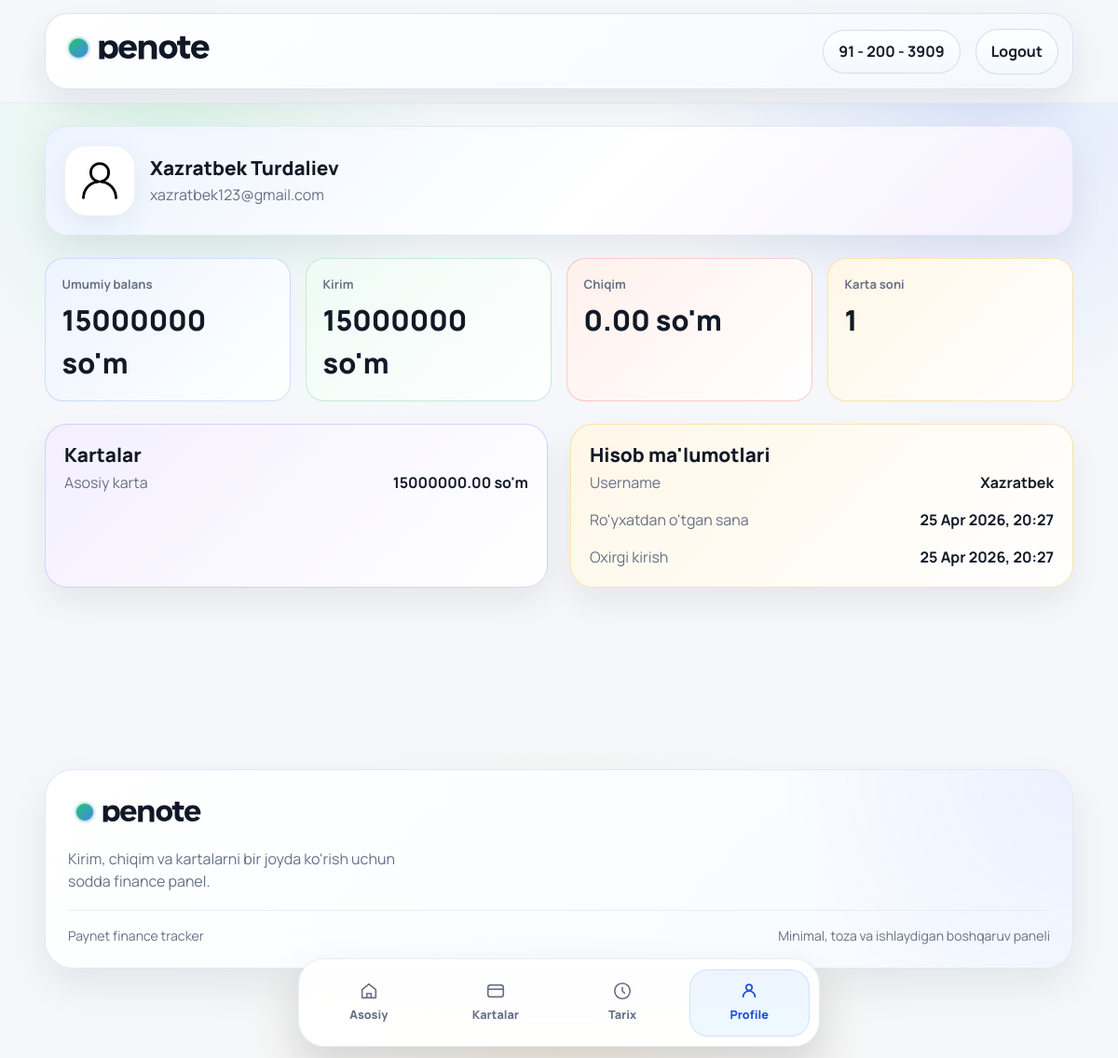
The app's page /accounts/profile/ (signed in) with its own data.
### accounts/models.py (models this page shows, shortened)
class CustomUser(AbstractUser):
    age = models.PositiveSmallIntegerField(null=True, blank=True)
    phone = models.CharField(
        max_length=16,
        null=True,
        blank=True,
        validators=[phone_validator],
        help_text="Enter phone number in international format.",
    )
    class Meta:
        verbose_name = "Custom user"
        verbose_name_plural = "Custom users"
        ordering = ("username",)
    def get_finance_summary(self):
        summary = self.cards.aggregate(
            total_income=Sum("total_income"),
            total_expense=Sum("total_expense"),
            total_balance=Sum("balance"),
        )
        income = summary["total_income"] or Decimal("0.00")
        expense = summary["total_expense"] or Decimal("0.00")
        balance = summary["total_balance"] or Decimal("0.00")
        return {
            "income": income,
            "expense": expense,
            "balance": balance,
            "card_count": self.cards.count(),
        }

### finance/models.py (models this page shows, shortened)
class VirtualCard(models.Model):
    user = models.ForeignKey(
        settings.AUTH_USER_MODEL,
        on_delete=models.CASCADE,
        related_name="cards",
    )
    name = models.CharField(max_length=100, default="Asosiy karta")
    card_number = models.CharField(max_length=16, unique=True, blank=True)
    starting_balance = models.DecimalField(
        max_digits=12,
        decimal_places=2,
        default=STARTING_CARD_BALANCE,
        validators=[MinValueValidator(Decimal("0.00"))],
    )
    balance = models.DecimalField(
        max_digits=12,
        decimal_places=2,
        default=STARTING_CARD_BALANCE,
        validators=[MinValueValidator(Decimal("0.00"))],
    )
    total_income = models.DecimalField(
        max_digits=12,
        decimal_places=2,
        default=Decimal("0.00"),
        validators=[MinValueValidator(Decimal("0.00"))],
    )
    total_expense = models.DecimalField(
        max_digits=12,
        decimal_places=2,
        default=Decimal("0.00"),
        validators=[MinValueValidator(Decimal("0.00"))],
    )
    created_at = models.DateTimeField(auto_now_add=True)
    class Meta:
        ordering = ("created_at",)
    @property
    def current_balance(self):
        return self.balance

### accounts/views.py (the view)
# urls.py: path("profile/", ProfileDetailView.as_view(), name="profile"),
class ProfileDetailView(LoginRequiredMixin, DetailView):
    model = CustomUser
    template_name = "accounts/profile.html"
    context_object_name = "profile_user"
    def get_object(self, queryset=None):
        return self.request.user
    def get_context_data(self, **kwargs):
        context = super().get_context_data(**kwargs)
        cards = self.request.user.cards.order_by("created_at")
        summary = self.request.user.get_finance_summary()
        context["cards"] = cards
        context["total_income"] = summary["income"]
        context["total_expense"] = summary["expense"]
        context["total_balance"] = summary["balance"]
        context["card_count"] = summary["card_count"]
        return context

### templates/accounts/profile.html (shortened to what this page needs)
{% extends "base.html" %}
{% block content %}
<div class="row g-4">
    <div class="col-12">
        <div class="surface-card profile-hero">
            <div class="d-flex flex-column flex-lg-row justify-content-between gap-4">
                <div class="d-flex align-items-center gap-3">
                    <div class="profile-avatar">
                        <img src="/media/icons/user-icon-simple-design-free-vector.jpg" alt="User">
                    </div>
                    <div>
                        <h1 class="section-title mb-1">{{ profile_user.get_full_name|default:profile_user.username }}</h1>
                        <div class="content-muted">{{ profile_user.email|default:"Email kiritilmagan" }}</div>
                    </div>
                </div>
            </div>
        </div>
    </div>
    <div class="col-12">
        <div class="row g-3">
            <div class="col-6 col-xl-3">
                <div class="metric-card balance-card">
                    <div class="metric-label">Umumiy balans</div>
                    <p class="metric-value">{{ total_balance }} so'm</p>
                </div>
            </div>
            <div class="col-6 col-xl-3">
                <div class="metric-card income-card">
                    <div class="metric-label">Kirim</div>
                    <p class="metric-value">{{ total_income }} so'm</p>
                </div>
            </div>
            <div class="col-6 col-xl-3">
                <div class="metric-card expense-card">
                    <div class="metric-label">Chiqim</div>
                    <p class="metric-value">{{ total_expense }} so'm</p>
                </div>
            </div>
            <div class="col-6 col-xl-3">
                <div class="metric-card count-card">
                    <div class="metric-label">Karta soni</div>
                    <p class="metric-value">{{ card_count }}</p>
                </div>
            </div>
        </div>
    </div>
    <div class="col-12 col-lg-6">
        <div class="surface-card panel-violet h-100">
            <h2 class="section-title">Kartalar</h2>
            <div class="d-grid gap-3">
                {% for card in cards %}
                    <div class="d-flex justify-content-between gap-3">
                        <span class="content-muted">{{ card.name }}</span>
                        <strong>{{ card.current_balance }} so'm</strong>
                    </div>
                {% empty %}
                    <div class="content-muted">Karta mavjud emas.</div>
                {% endfor %}
            </div>
        </div>
    </div>
    <div class="col-12 col-lg-6">
        <div class="surface-card panel-gold h-100">
            <h2 class="section-title">Hisob ma'lumotlari</h2>
            <div class="d-grid gap-3">
                <div class="d-flex justify-content-between gap-3">
                    <span class="content-muted">Username</span>
                    <strong>{{ profile_user.username }}</strong>
                </div>
                <div class="d-flex justify-content-between gap-3">
                    <span class="content-muted">Ro'yxatdan o'tgan sana</span>
                    <strong>{{ profile_user.date_joined|date:"d M Y, H:i" }}</strong>
                </div>
                <div class="d-flex justify-content-between gap-3">
                    <span class="content-muted">Oxirgi kirish</span>
                    <strong>{{ profile_user.last_login|date:"d M Y, H:i"|default:"Hali yo'q" }}</strong>
                </div>
            </div>
        </div>
    </div>
</div>
{% endblock %}

### templates/base.html (shortened to what this page needs)
{% load static %}
<!doctype html>
<html lang="uz">
  <head>
    <link
      href="https://cdn.jsdelivr.net/npm/bootstrap@5.3.3/dist/css/bootstrap.min.css"
      rel="stylesheet"
    />
  </head>
  <body>
    <header class="site-navbar">
      <div class="container-fluid px-3 px-md-4 px-lg-5">
        <div class="navbar-shell">
          <div
            class="d-flex align-items-center justify-content-between gap-3 flex-wrap"
          >
            <a href="{% url 'home' %}" class="brand-link" aria-label="Paynet">
              <img src="/media/icons/paynet-logo-clean.svg" alt="Paynet" />
            </a>
            <div
              class="d-flex align-items-center justify-content-end gap-2 gap-sm-3 flex-wrap"
            >
              <a href="tel:912003909" class="phone-pill">91 - 200 - 3909</a>
              {% if request.user.is_authenticated %}
              <form
                method="post"
                action="{% url 'logout' %}"
                class="d-inline mb-0"
              >
                <button type="submit" class="soft-button">Logout</button>
              </form>
              {% else %}
              <a href="{% url 'login' %}" class="nav-pill">Login</a>
              <a href="{% url 'signup' %}" class="primary-button">Sign Up</a>
              {% endif %}
            </div>
          </div>
        </div>
      </div>
    </header>
    <main class="page-wrap">
      <div class="container-fluid px-3 px-md-4 px-lg-5">
         {% block content %}{% endblock %}
      </div>
    </main>
    {% if request.user.is_authenticated %}
    <nav class="bottom-nav" aria-label="Pastki navigatsiya">
      <a
        href="{% url 'home' %}"
        class="bottom-nav-item {% if request.resolver_match.url_name == 'home' %}active{% endif %}"
      >
        <span class="bottom-nav-icon">
          <svg
            xmlns="http://www.w3.org/2000/svg"
            fill="none"
            viewBox="0 0 24 24"
          >
            <path
              d="M4 10.5L12 4l8 6.5V20H4v-9.5z"
              stroke="currentColor"
              stroke-width="1.8"
              stroke-linejoin="round"
            />
            <path
              d="M9.5 20v-5h5v5"
              stroke="currentColor"
              stroke-width="1.8"
              stroke-linejoin="round"
            />
          </svg>
        </span>
        <span>Asosiy</span>
      </a>
      <a
        href="{% url 'card_list' %}"
        class="bottom-nav-item "
      >
        <span class="bottom-nav-icon">
          <svg
            xmlns="http://www.w3.org/2000/svg"
            fill="none"
            viewBox="0 0 24 24"
          >
            <rect
              x="3"
              y="5"
              width="18"
              height="14"
              rx="3"
              stroke="currentColor"
              stroke-width="1.8"
            />
            <path d="M3 10h18" stroke="currentColor" stroke-width="1.8" />
          </svg>
        </span>
        <span>Kartalar</span>
      </a>
      <a
        href="{% url 'transaction_list' %}"
        class="bottom-nav-item {% if request.resolver_match.url_name == 'transaction_list' or request.resolver_match.url_name == 'transaction_detail' or request.resolver_match.url_name == 'transaction_delete' %}active{% endif %}"
      >
        <span class="bottom-nav-icon">
          <svg
            xmlns="http://www.w3.org/2000/svg"
            fill="none"
            viewBox="0 0 24 24"
          >
            <path
              d="M12 8v4l2.5 2.5M21 12a9 9 0 11-18 0 9 9 0 0118 0z"
              stroke="currentColor"
              stroke-width="1.8"
              stroke-linecap="round"
              stroke-linejoin="round"
            />
          </svg>
        </span>
        <span>Tarix</span>
      </a>
      <a
        href="{% url 'profile' %}"
        class="bottom-nav-item {% if request.resolver_match.url_name == 'profile' %}active{% endif %}"
      >
        <span class="bottom-nav-icon">
          <svg
            xmlns="http://www.w3.org/2000/svg"
            fill="none"
            viewBox="0 0 24 24"
          >
            <circle
              cx="12"
              cy="8"
              r="3.5"
              stroke="currentColor"
              stroke-width="1.8"
            />
            <path
              d="M5 19a7 7 0 0114 0"
              stroke="currentColor"
              stroke-linecap="round"
              stroke-width="1.8"
            />
          </svg>
        </span>
        <span>Profile</span>
      </a>
    </nav>
    {% endif %}
    <footer class="site-footer">
      <div class="container-fluid px-3 px-md-4 px-lg-5">
        <div class="footer-shell">
          <img
            src="/media/icons/paynet-logo-clean.svg"
            alt="Paynet"
            class="footer-logo"
          />
          <p class="footer-text">
            Kirim, chiqim va kartalarni bir joyda ko'rish uchun sodda finance
            panel.
          </p>
          <div
            class="footer-bottom d-flex flex-column flex-md-row justify-content-between gap-2 footer-note"
          >
            <span>Paynet finance tracker</span>
            <span>Minimal, toza va ishlaydigan boshqaruv paneli</span>
          </div>
        </div>
      </div>
    </footer>
  </body>
</html>

### templates/accounts/profile.html (style rules this page uses)
.profile-hero { background: linear-gradient(135deg, rgba(236, 244, 255, 0.98) 0%, rgba(255, 255, 255, 0.98) 55%, rgba(243, 239, 255, 0.98) 100%); }
.profile-avatar { width: 76px; height: 76px; border-radius: 24px; overflow: hidden; border: 1px solid #eef2f7; background: #ffffff; box-shadow: var(--pn-shadow-sm); flex-shrink: 0; }
.profile-avatar img { width: 100%; height: 100%; object-fit: cover; }
.metric-card { padding: 1.1rem; border-radius: 20px; border: 1px solid rgba(220, 228, 241, 0.95); background: linear-gradient(135deg, rgba(255, 255, 255, 0.98) 0%, rgba(248, 251, 255, 0.98) 100%); height: 100%; }
.metric-card.balance-card { background: linear-gradient(135deg, rgba(236, 244, 255, 0.98) 0%, rgba(255, 255, 255, 0.98) 100%); border-color: rgba(151, 182, 255, 0.42); }
.metric-card.income-card { background: linear-gradient(135deg, rgba(238, 251, 245, 0.98) 0%, rgba(255, 255, 255, 0.98) 100%); border-color: rgba(125, 212, 167, 0.42); }
.metric-card.expense-card { background: linear-gradient(135deg, rgba(255, 240, 236, 0.98) 0%, rgba(255, 255, 255, 0.98) 100%); border-color: rgba(241, 111, 97, 0.34); }
.metric-card.count-card { background: linear-gradient(135deg, rgba(255, 247, 231, 0.98) 0%, rgba(255, 255, 255, 0.98) 100%); border-color: rgba(244, 186, 71, 0.38); }
.metric-label { color: var(--pn-muted); font-size: 0.82rem; font-weight: 700; margin-bottom: 0.35rem; }
.metric-value { font-size: clamp(1.35rem, 4vw, 1.9rem); font-weight: 800; margin-bottom: 0; }

### records on screen
CustomUser: get_full_name "Xazratbek Turdaliev", email "xazratbek123@gmail.com", username "Xazratbek", date_joined "25 Apr 2026, 20:27", last_login "25 Apr 2026, 20:27"
VirtualCard: name "Asosiy karta", current_balance "15000000.00"

### other values on screen
{{ total_balance }} "15000000"
{{ total_income }} "15000000"
{{ total_expense }} "0.00"
{{ card_count }} "1"
